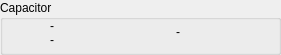
          <widget class="QGroupBox" name="capaGroup">
           <property name="geometry">
            <rect>
             <x>10</x>
             <y>260</y>
             <width>281</width>
             <height>55</height>
            </rect>
           </property>
           <property name="title">
            <string>Capacitor</string>
           </property>
           <widget class="QLabel" name="capaIcon">
            <property name="geometry">
             <rect>
              <x>10</x>
              <y>16</y>
              <width>32</width>
              <height>32</height>
             </rect>
            </property>
            <property name="frameShape">
             <enum>QFrame::NoFrame</enum>
            </property>
            <property name="text">
             <string/>
            </property>
            <property name="pixmap">
             <pixmap resource="../../../../resources/icons_pq.qrc">:/pq/icons/pausequafe/shipattr/capacitor.png</pixmap>
            </property>
            <property name="wordWrap">
             <bool>true</bool>
            </property>
           </widget>
           <widget class="QLabel" name="capa">
            <property name="geometry">
             <rect>
              <x>50</x>
              <y>18</y>
              <width>81</width>
              <height>16</height>
             </rect>
            </property>
            <property name="toolTip">
             <string>Capacitor Capacity</string>
            </property>
            <property name="frameShape">
             <enum>QFrame::NoFrame</enum>
            </property>
            <property name="text">
             <string>-</string>
            </property>
           </widget>
           <widget class="QLabel" name="capaRechargeTime">
            <property name="geometry">
             <rect>
              <x>50</x>
              <y>32</y>
              <width>61</width>
              <height>16</height>
             </rect>
            </property>
            <property name="toolTip">
             <string>Capacitor Recharge Time</string>
            </property>
            <property name="frameShape">
             <enum>QFrame::NoFrame</enum>
            </property>
            <property name="text">
             <string>-</string>
            </property>
           </widget>
           <widget class="QLabel" name="capaRechargeRate">
            <property name="geometry">
             <rect>
              <x>176</x>
              <y>16</y>
              <width>91</width>
              <height>32</height>
             </rect>
            </property>
            <property name="toolTip">
             <string>Capacitor Recharge Rate</string>
            </property>
            <property name="frameShape">
             <enum>QFrame::NoFrame</enum>
            </property>
            <property name="text">
             <string>-</string>
            </property>
           </widget>
           <widget class="QLabel" name="capaRechargeIcon">
            <property name="geometry">
             <rect>
              <x>140</x>
              <y>16</y>
              <width>32</width>
              <height>32</height>
             </rect>
            </property>
            <property name="frameShape">
             <enum>QFrame::NoFrame</enum>
            </property>
            <property name="text">
             <string/>
            </property>
            <property name="pixmap">
             <pixmap resource="../../../../resources/icons_pq.qrc">:/pq/icons/pausequafe/shipattr/capa_recharge.png</pixmap>
            </property>
            <property name="wordWrap">
             <bool>true</bool>
            </property>
           </widget>
          </widget>
